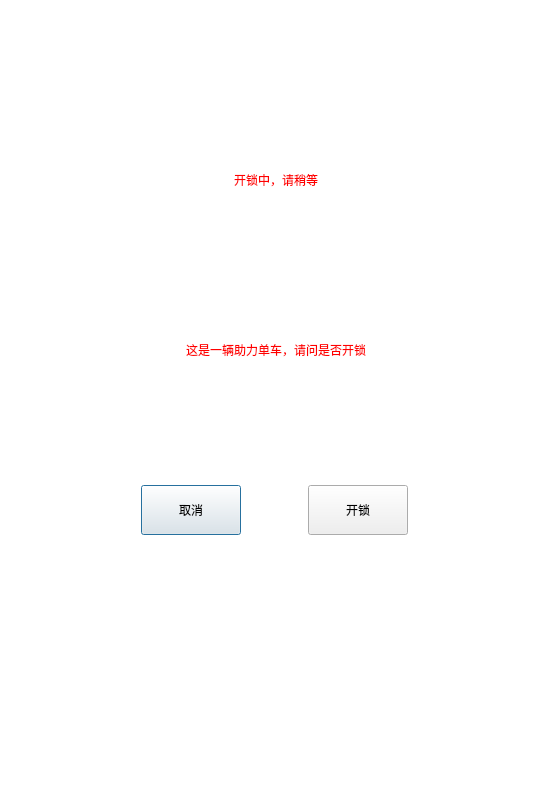
<?xml version="1.0" encoding="UTF-8"?>
<ui version="4.0">
 <class>UnlockDialog</class>
 <widget class="QDialog" name="UnlockDialog">
  <property name="geometry">
   <rect>
    <x>0</x>
    <y>0</y>
    <width>550</width>
    <height>800</height>
   </rect>
  </property>
  <property name="windowTitle">
   <string>开锁</string>
  </property>
  <widget class="TTKCircularProgressWidget" name="circularWidget" native="true">
   <property name="geometry">
    <rect>
     <x>150</x>
     <y>280</y>
     <width>250</width>
     <height>141</height>
    </rect>
   </property>
  </widget>
  <widget class="QLabel" name="backgroundLabel">
   <property name="geometry">
    <rect>
     <x>0</x>
     <y>0</y>
     <width>550</width>
     <height>800</height>
    </rect>
   </property>
   <property name="styleSheet">
    <string notr="true">background-color: rgb(255, 255, 255);</string>
   </property>
   <property name="text">
    <string/>
   </property>
  </widget>
  <widget class="QWidget" name="horizontalLayoutWidget">
   <property name="geometry">
    <rect>
     <x>80</x>
     <y>470</y>
     <width>391</width>
     <height>80</height>
    </rect>
   </property>
   <layout class="QHBoxLayout" name="controlLayout">
    <item>
     <widget class="QPushButton" name="cancelButton">
      <property name="maximumSize">
       <size>
        <width>100</width>
        <height>50</height>
       </size>
      </property>
      <property name="text">
       <string>取消</string>
      </property>
     </widget>
    </item>
    <item>
     <widget class="QPushButton" name="unlockButton">
      <property name="maximumSize">
       <size>
        <width>100</width>
        <height>50</height>
       </size>
      </property>
      <property name="text">
       <string>开锁</string>
      </property>
     </widget>
    </item>
   </layout>
  </widget>
  <widget class="QWidget" name="horizontalLayoutWidget_2">
   <property name="geometry">
    <rect>
     <x>0</x>
     <y>140</y>
     <width>551</width>
     <height>80</height>
    </rect>
   </property>
   <layout class="QHBoxLayout" name="horizontalLayout">
    <property name="spacing">
     <number>0</number>
    </property>
    <item>
     <spacer name="horizontalSpacer">
      <property name="orientation">
       <enum>Qt::Horizontal</enum>
      </property>
      <property name="sizeHint" stdset="0">
       <size>
        <width>40</width>
        <height>20</height>
       </size>
      </property>
     </spacer>
    </item>
    <item>
     <widget class="QLabel" name="tipLabel">
      <property name="styleSheet">
       <string notr="true">font: 12pt &quot;黑体&quot;;
color: rgb(255, 0, 0);</string>
      </property>
      <property name="text">
       <string>开锁中，请稍等</string>
      </property>
     </widget>
    </item>
    <item>
     <spacer name="horizontalSpacer_2">
      <property name="orientation">
       <enum>Qt::Horizontal</enum>
      </property>
      <property name="sizeHint" stdset="0">
       <size>
        <width>40</width>
        <height>20</height>
       </size>
      </property>
     </spacer>
    </item>
   </layout>
  </widget>
  <widget class="QWidget" name="horizontalLayoutWidget_3">
   <property name="geometry">
    <rect>
     <x>0</x>
     <y>299</y>
     <width>551</width>
     <height>101</height>
    </rect>
   </property>
   <layout class="QHBoxLayout" name="horizontalLayout_2">
    <item>
     <spacer name="horizontalSpacer_3">
      <property name="orientation">
       <enum>Qt::Horizontal</enum>
      </property>
      <property name="sizeHint" stdset="0">
       <size>
        <width>40</width>
        <height>20</height>
       </size>
      </property>
     </spacer>
    </item>
    <item>
     <widget class="QLabel" name="bikeInfoLabel">
      <property name="styleSheet">
       <string notr="true">font: 12pt &quot;黑体&quot;;
color: rgb(255, 0, 0);</string>
      </property>
      <property name="text">
       <string>这是一辆助力单车，请问是否开锁</string>
      </property>
      <property name="wordWrap">
       <bool>false</bool>
      </property>
     </widget>
    </item>
    <item>
     <spacer name="horizontalSpacer_4">
      <property name="orientation">
       <enum>Qt::Horizontal</enum>
      </property>
      <property name="sizeHint" stdset="0">
       <size>
        <width>40</width>
        <height>20</height>
       </size>
      </property>
     </spacer>
    </item>
   </layout>
  </widget>
  <zorder>backgroundLabel</zorder>
  <zorder>circularWidget</zorder>
  <zorder>horizontalLayoutWidget</zorder>
  <zorder>horizontalLayoutWidget_2</zorder>
  <zorder>horizontalLayoutWidget_3</zorder>
 </widget>
 <customwidgets>
  <customwidget>
   <class>TTKCircularProgressWidget</class>
   <extends>QWidget</extends>
   <header>ttkcircularprogresswidget.h</header>
   <container>1</container>
  </customwidget>
 </customwidgets>
 <resources/>
 <connections/>
</ui>
